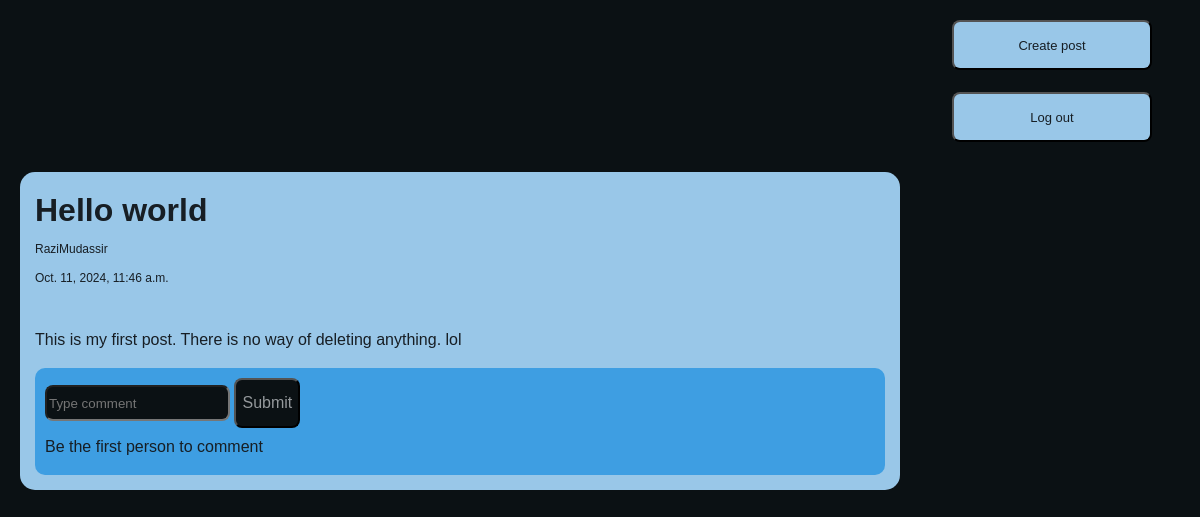
/post/dashboard/ (signed in), run on an earlier commit of the app's database.
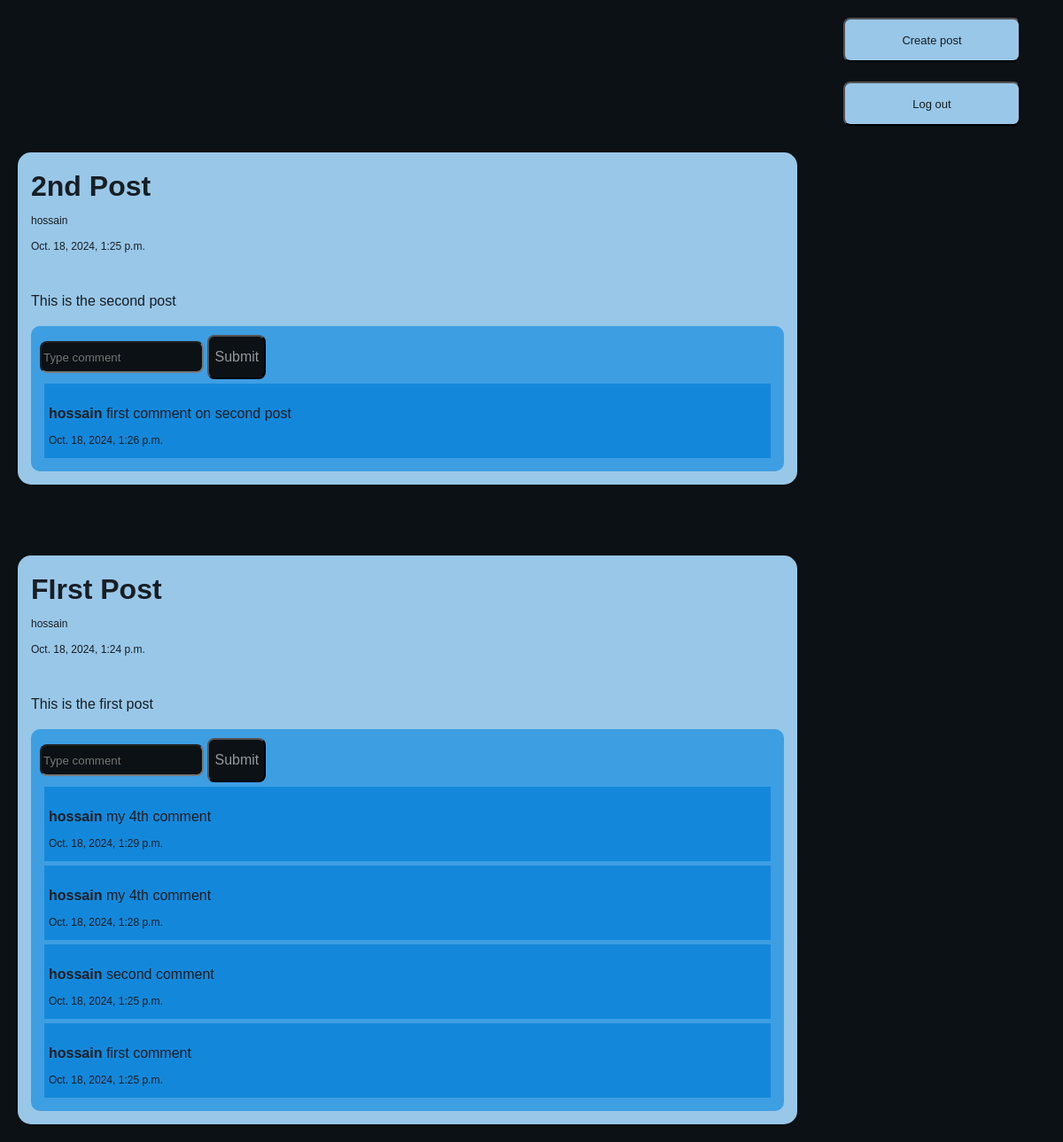
And on a later commit of the database.
### post/models.py (models this page shows, shortened)
class post(models.Model):
    title = models.CharField(max_length=150)
    content = models.CharField(max_length=2000)
    writer = models.CharField(max_length=150)
    date = models.DateTimeField()

class comment(models.Model):
    content = models.CharField(max_length=2000)
    author = models.CharField(max_length=150)
    date = models.DateTimeField()
    origin_post = models.ForeignKey(post, on_delete=models.CASCADE, related_name="comment_set")

### post/views.py (the view, shortened to what this page needs)
# urls.py: path('dashboard/', view=views.viewDashboard),
@login_required
def viewDashboard(request):
    comment_form = forms.Form_createComment()
    posts = models.post.objects.all().order_by("-id")
    for post in posts:
        post.comments = post.comment_set.all().order_by("-id")
    return render(request, "dashboard.html", {"posts" : posts, "comment_form": comment_form})

### post/forms.py
class Form_createComment(forms.ModelForm):
     class Meta:
        model = models.comment
        fields = ['content', 'origin_post']

### post/templates/dashboard.html (shortened to what this page needs)
<!DOCTYPE html>
<html lang="en">
<head>
  {% load static %}
  <link rel="stylesheet" type="text/css" href="{% static '/style1.css' %}" />
</head>
<body>
    <form method="POST">
        <div>
            <button class="fixedButton" name="action" value="post">Create post</button>
            <br><br><br><br>
            <button class="fixedButton" name="action" value="logout">Log out</button>
        </div>
       {% if posts %}
        {% for p in posts %}
      <div class="formHolderBox">
      <h1 class="leftAlignedText">{{p.title}}</h1>
      <p class="postDate">{{p.writer}}</p>
      <p class="postDate">{{p.date}}</p>
      <br>
      <p class="postContent">{{p.content}}
      </p>
      <div style="background-color: #3e9ee2; padding: 10px; border-radius: 10px;">
        <form action="" method="post">
          <input class="inputBox"  id="{{comment_form.content.id_for_label}}" name="{{comment_form.content.name}}" placeholder="Type comment"> </input>
          <button class="buttonBox" type="submit" name="action" value="comment">Submit</button>
        </form>
          {% if p.comments %}
            {% for comment in p.comments %}
            <div style="background-color: #1388db; padding: 5px; margin: 5px;">
              <p class="postContent"> <b>{{comment.author}}</b> {{comment.content}}</p>
                <p class="postDate">{{comment.date}}</p>
            </div>
            {% endfor %}
          {% else %}
            <p class="leftAlignedText">Be the first person to comment</p>
          {% endif %}
      </div>
      </div>
      {% endfor %}
      {% else %}
      <div class="formHolderBox"></div>
      <h1 class="leftAlignedText">No Post Available</h1>
      </div>
      {% endif %}
</body>
</html>

### post/static/style1.css (style rules this page uses)
body { margin: 20px; background: #0b1114; display:flex; flex-direction:column; justify-content:center; font-family: 'Calibri Light', sans-serif; }
.formHolderBox { margin-top: 80px; width : 850px; height : auto; display:flex; flex-direction: column; padding: 15px; background: #99c7e8; border-radius:15px; transition: box-shadow 0.5s ease; }
.leftAlignedText { font-family: 'Calibri Light', sans-serif; color: #171e24; line-height: 5px; }
.postDate { font-family: 'Calibri Light', sans-serif; color: #171e24; line-height: 5px; font-size:12px; }
.inputBox { height:30px; background:#0b1114; border-radius:8px; color:#95999c; }
.buttonBox { height:50px; font-size:medium; background:#0b1114; color:#95999c; border-radius:8px; }
.postContent { font-family: 'Calibri Light', sans-serif; color: #171e24; line-height: 25px; }
.fixedButton { position:fixed; height:50px; width: 200px; font-family: 'Calibri Light', sans-serif; font-size:small; background:#99c7e8; color:#171e24; border-radius:8px; right: 4%; }

What changed in the data, as far as the page shows it:
removed post: title "Hello world", writer "RaziMudassir", date "Oct. 11, 2024, 11:46 a.m.", content "This is my first post. There is no way of deleting anything. lol", shows "Be the first person to comment"
added post: title "2nd Post", writer "hossain", date "Oct. 18, 2024, 1:25 p.m.", content "This is the second post"
added comment: author "hossain", content "first comment on second post", date "Oct. 18, 2024, 1:26 p.m.", shown under "2nd Post"
added post: title "FIrst Post", writer "hossain", date "Oct. 18, 2024, 1:24 p.m.", content "This is the first post"
added comment: author "hossain", content "my 4th comment", date "Oct. 18, 2024, 1:29 p.m.", shown under post "FIrst Post"
added comment: author "hossain", content "my 4th comment", date "Oct. 18, 2024, 1:28 p.m.", shown under post "FIrst Post"
added comment: author "hossain", content "second comment", date "Oct. 18, 2024, 1:25 p.m.", shown under post "FIrst Post"
added comment: author "hossain", content "first comment", date "Oct. 18, 2024, 1:25 p.m.", shown under post "FIrst Post"
